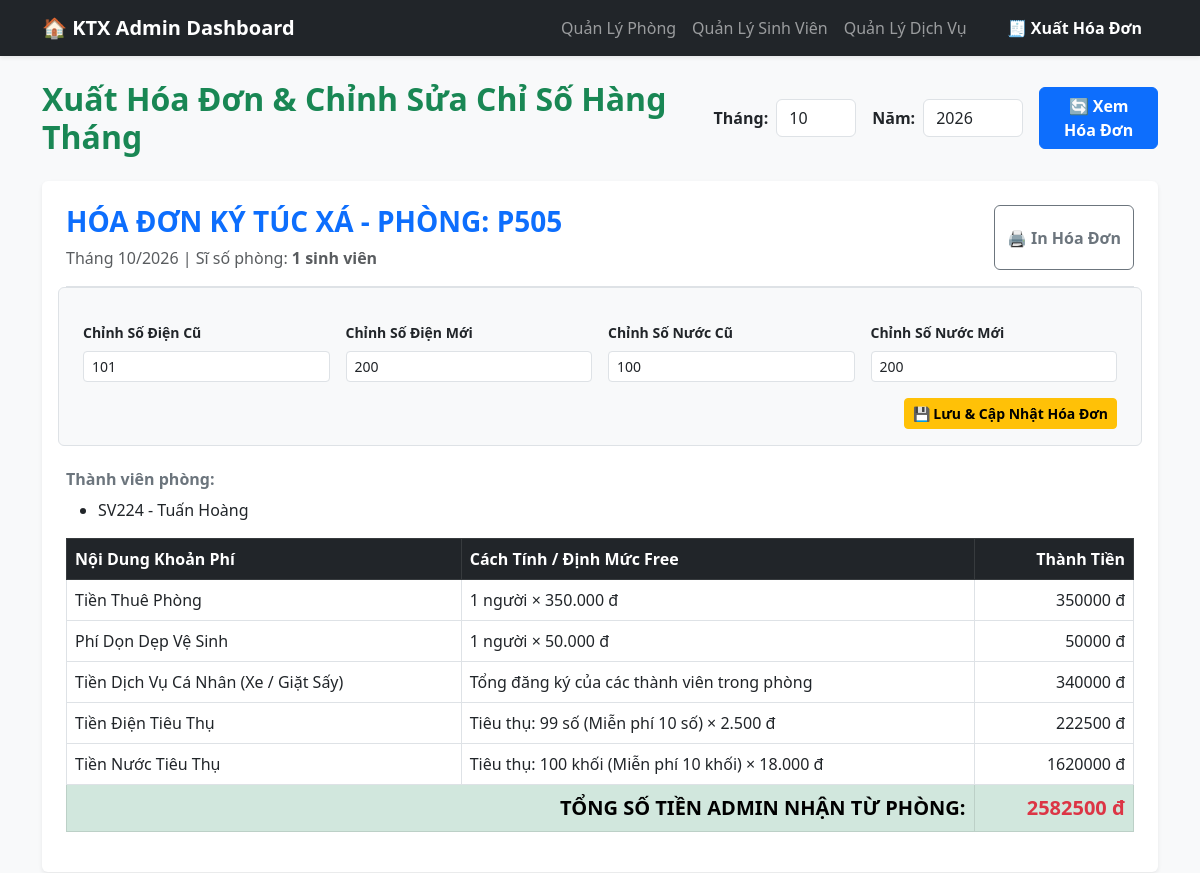
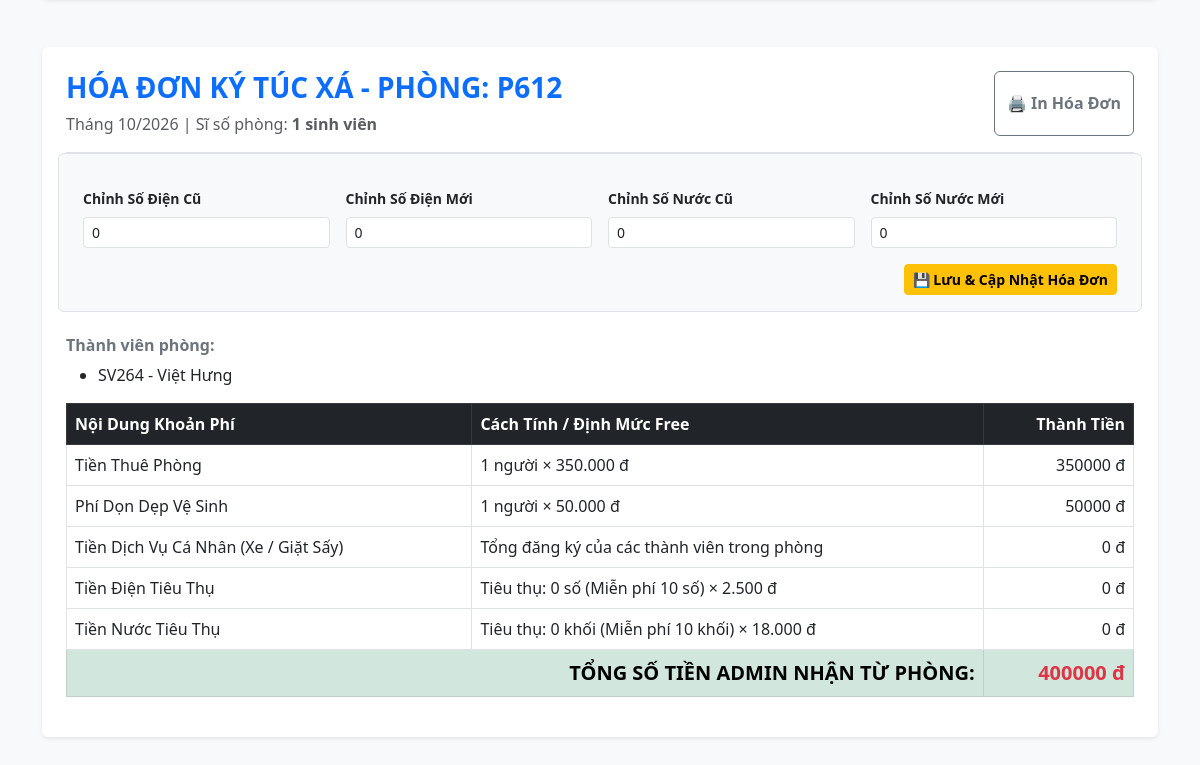
Before: /hoa-don with the older database file (2 pictures, top to bottom).
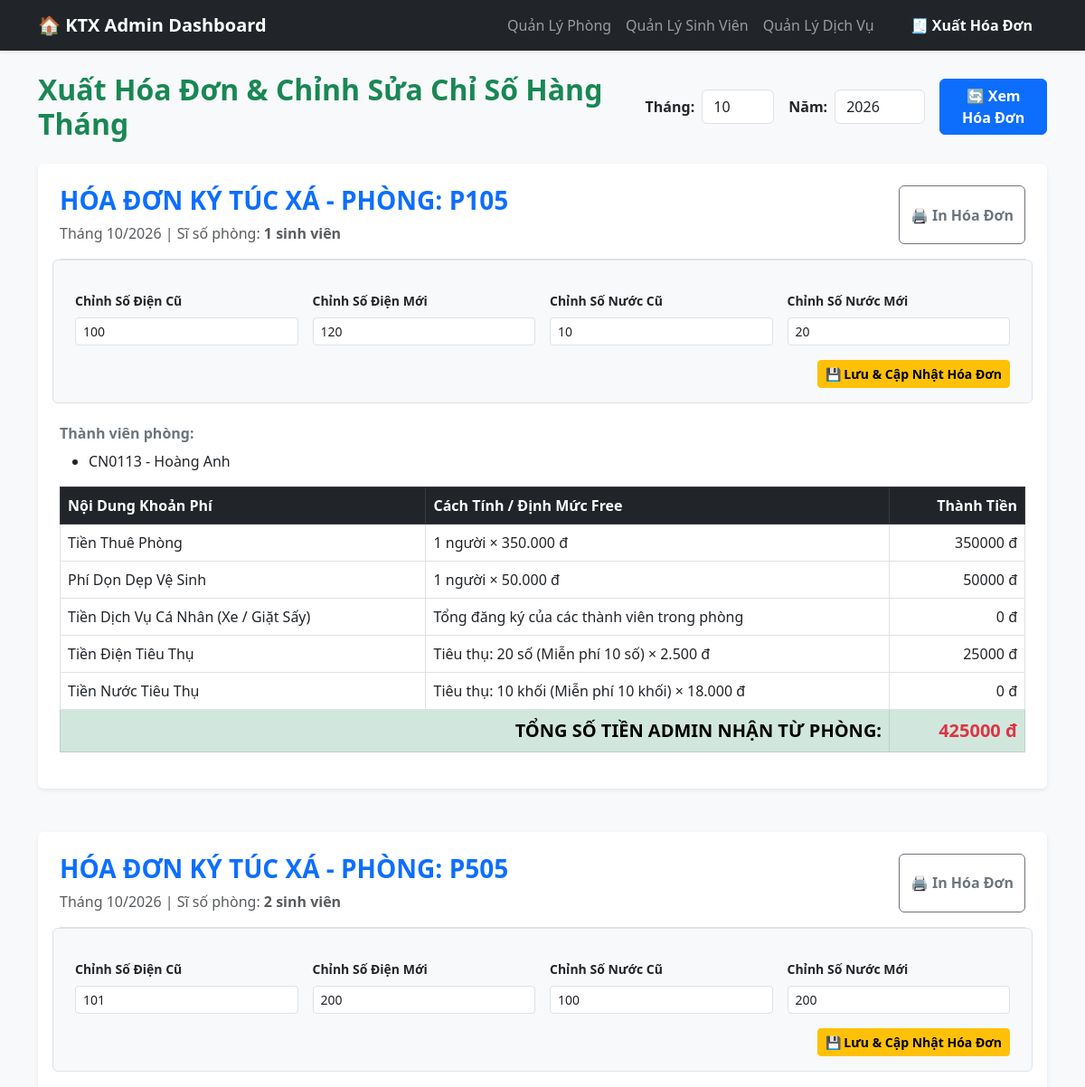
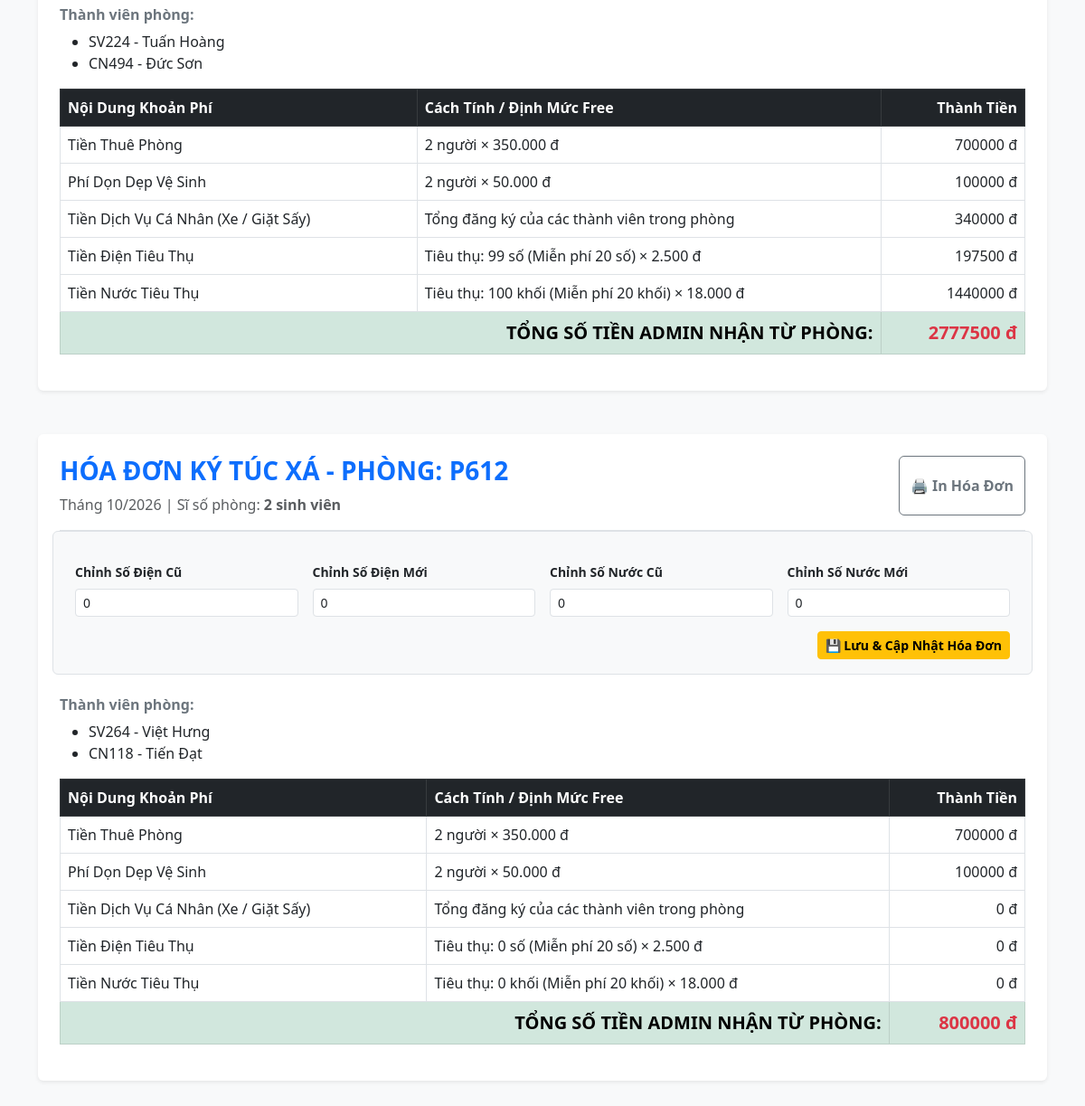
After: the same page with the newer database file (2 pictures, top to bottom).
### tables this page shows
CREATE TABLE Phong (
            SoPhong TEXT PRIMARY KEY,
            LoaiPhong TEXT,
            SoNguoiToiDa INTEGER NOT NULL DEFAULT 4
        );

CREATE TABLE ChiSoDienNuoc (
            ID INTEGER PRIMARY KEY AUTOINCREMENT,
            SoPhong TEXT NOT NULL,
            Thang INTEGER NOT NULL,
            Nam INTEGER NOT NULL,
            SoDienCu INTEGER NOT NULL DEFAULT 0,
            SoDienMoi INTEGER NOT NULL DEFAULT 0,
            SoNuocCu INTEGER NOT NULL DEFAULT 0,
            SoNuocMoi INTEGER NOT NULL DEFAULT 0,
            UNIQUE(SoPhong, Thang, Nam),
            FOREIGN KEY (SoPhong) REFERENCES Phong(SoPhong) ON DELETE CASCADE
        );

CREATE TABLE SinhVien (
            STT INTEGER PRIMARY KEY AUTOINCREMENT,
            MaSV TEXT UNIQUE NOT NULL,
            HoTen TEXT NOT NULL,
            MaLop TEXT NOT NULL,
            CCCD TEXT UNIQUE NOT NULL,
            SoPhong TEXT,
            FOREIGN KEY (SoPhong) REFERENCES Phong(SoPhong) ON DELETE SET NULL
        );

### app.py (the view, shortened to what this page needs)
@app.route('/hoa-don', methods=['GET', 'POST'])
def hoa_don():
    conn = get_db_connection()
    selected_thang = int(request.form.get('Thang', 10))
    selected_nam = int(request.form.get('Nam', 2026))
    phongs = conn.execute("SELECT SoPhong FROM Phong").fetchall()
    hoa_don_phongs = []
    for p in phongs:
        so_phong = p['SoPhong']
        thanh_viens = conn.execute("SELECT MaSV, HoTen FROM SinhVien WHERE SoPhong = ?", (so_phong,)).fetchall()
        so_thanh_vien = len(thanh_viens)
        if so_thanh_vien == 0:
            continue
        tien_phong = so_thanh_vien * 350000
        phi_ve_sinh = so_thanh_vien * 50000
        tien_dich_vu_ca_nhan = 0
        for tv in thanh_viens:
            res_dv = conn.execute("""
                SELECT SUM(DonGia) AS TotalDV FROM DangKyDichVu
                WHERE MaSV = ? AND Thang = ? AND Nam = ?
            """, (tv['MaSV'], selected_thang, selected_nam)).fetchone()
            if res_dv and res_dv['TotalDV']:
                tien_dich_vu_ca_nhan += res_dv['TotalDV']
        dn = conn.execute("""
            SELECT * FROM ChiSoDienNuoc
            WHERE SoPhong = ? AND Thang = ? AND Nam = ?
        """, (so_phong, selected_thang, selected_nam)).fetchone()
        so_dien_tieu_thu = 0
        tien_dien = 0
        so_nuoc_tieu_thu = 0
        tien_nuoc = 0
        if dn:
            so_dien_tieu_thu = max(0, dn['SoDienMoi'] - dn['SoDienCu'])
            mien_phi_dien = 10 * so_thanh_vien
            so_dien_tinh_tien = max(0, so_dien_tieu_thu - mien_phi_dien)
            tien_dien = so_dien_tinh_tien * 2500
            so_nuoc_tieu_thu = max(0, dn['SoNuocMoi'] - dn['SoNuocCu'])
            mien_phi_nuoc = 10 * so_thanh_vien
            so_nuoc_tinh_tien = max(0, so_nuoc_tieu_thu - mien_phi_nuoc)
            tien_nuoc = so_nuoc_tinh_tien * 18000
        tong_cong = tien_phong + phi_ve_sinh + tien_dich_vu_ca_nhan + tien_dien + tien_nuoc
        hoa_don_phongs.append({
            'SoPhong': so_phong,
            'SoThanhVien': so_thanh_vien,
            'ThanhViens': thanh_viens,
            'TienPhong': tien_phong,
            'PhiVeSinh': phi_ve_sinh,
            'TienDichVu': tien_dich_vu_ca_nhan,
            'SoDienTieuThu': so_dien_tieu_thu,
            'TienDien': tien_dien,
            'SoNuocTieuThu': so_nuoc_tieu_thu,
            'TienNuoc': tien_nuoc,
            'TongCong': tong_cong,
            'ChiSo': dn if dn else {'SoDienCu': 0, 'SoDienMoi': 0, 'SoNuocCu': 0, 'SoNuocMoi': 0}
        })
    conn.close()
    return render_template('hoa_don.html', hoa_don_phongs=hoa_don_phongs, thang=selected_thang, nam=selected_nam)

### app.py (called while the page is built)
def get_db_connection():
    conn = sqlite3.connect(DB_NAME)
    conn.row_factory = sqlite3.Row  # Giúp trả kết quả dạng dictionary giống pymysql
    return conn

### templates/hoa_don.html (shortened to what the changed rows need)
{% extends "base.html" %}
{% block content %}
<div class="d-flex justify-content-between align-items-center mb-4 no-print">
    <h2 class="text-success fw-bold mb-0">Xuất Hóa Đơn & Chỉnh Sửa Chỉ Số Hàng Tháng</h2>
</div>
{% for hd in hoa_don_phongs %}
<div class="card shadow-sm border-0 mb-5 p-4 bg-white">
    <div class="d-flex justify-content-between border-bottom pb-3 mb-3">
        <div>
            <h3 class="text-primary fw-bold">HÓA ĐƠN KÝ TÚC XÁ - PHÒNG: {{ hd.SoPhong }}</h3>
            <p class="text-muted mb-0">Tháng {{ thang }}/{{ nam }} | Sĩ số phòng: <strong>{{ hd.SoThanhVien }} sinh viên</strong></p>
        </div>
        <button onclick="window.print()" class="btn btn-outline-secondary no-print fw-bold">🖨️ In Hóa Đơn</button>
    </div>
    <form action="/hoa-don" method="POST" class="row g-3 bg-light p-3 rounded mb-4 no-print border">
        <div class="col-md-3">
            <label class="form-label small fw-bold">Chỉnh Số Điện Cũ</label>
            <input type="number" name="SoDienCu" value="{{ hd.ChiSo.SoDienCu }}" class="form-control form-control-sm" required>
        </div>
        <div class="col-md-3">
            <label class="form-label small fw-bold">Chỉnh Số Điện Mới</label>
            <input type="number" name="SoDienMoi" value="{{ hd.ChiSo.SoDienMoi }}" class="form-control form-control-sm" required>
        </div>
        <div class="col-md-3">
            <label class="form-label small fw-bold">Chỉnh Số Nước Cũ</label>
            <input type="number" name="SoNuocCu" value="{{ hd.ChiSo.SoNuocCu }}" class="form-control form-control-sm" required>
        </div>
        <div class="col-md-3">
            <label class="form-label small fw-bold">Chỉnh Số Nước Mới</label>
            <input type="number" name="SoNuocMoi" value="{{ hd.ChiSo.SoNuocMoi }}" class="form-control form-control-sm" required>
        </div>
        <div class="col-12 text-end">
            <button type="submit" name="CapNhatChiSo" value="1" class="btn btn-sm btn-warning fw-bold">💾 Lưu & Cập Nhật Hóa Đơn</button>
        </div>
    </form>
    <h6 class="fw-bold text-secondary">Thành viên phòng:</h6>
    <ul class="mb-3">
        {% for tv in hd.ThanhViens %}
        <li>{{ tv.MaSV }} - {{ tv.HoTen }}</li>
        {% endfor %}
    </ul>
    <table class="table table-bordered align-middle">
        <thead class="table-dark">
            <tr>
                <th>Nội Dung Khoản Phí</th>
                <th>Cách Tính / Định Mức Free</th>
                <th class="text-end">Thành Tiền</th>
            </tr>
        </thead>
        <tbody>
            <tr>
                <td>Tiền Thuê Phòng</td>
                <td>{{ hd.SoThanhVien }} người × 350.000 đ</td>
                <td class="text-end">{{ "%.0f"|format(hd.TienPhong) }} đ</td>
            </tr>
            <tr>
                <td>Phí Dọn Dẹp Vệ Sinh</td>
                <td>{{ hd.SoThanhVien }} người × 50.000 đ</td>
                <td class="text-end">{{ "%.0f"|format(hd.PhiVeSinh) }} đ</td>
            </tr>
            <tr>
                <td>Tiền Dịch Vụ Cá Nhân (Xe / Giặt Sấy)</td>
                <td>Tổng đăng ký của các thành viên trong phòng</td>
                <td class="text-end">{{ "%.0f"|format(hd.TienDichVu) }} đ</td>
            </tr>
            <tr>
                <td>Tiền Điện Tiêu Thụ</td>
                <td>Tiêu thụ: {{ hd.SoDienTieuThu }} số (Miễn phí {{ 10 * hd.SoThanhVien }} số) × 2.500 đ</td>
                <td class="text-end">{{ "%.0f"|format(hd.TienDien) }} đ</td>
            </tr>
            <tr>
                <td>Tiền Nước Tiêu Thụ</td>
                <td>Tiêu thụ: {{ hd.SoNuocTieuThu }} khối (Miễn phí {{ 10 * hd.SoThanhVien }} khối) × 18.000 đ</td>
                <td class="text-end">{{ "%.0f"|format(hd.TienNuoc) }} đ</td>
            </tr>
            <tr class="table-success fw-bold fs-5">
                <td colspan="2" class="text-end">TỔNG SỐ TIỀN ADMIN NHẬN TỪ PHÒNG:</td>
                <td class="text-end text-danger">{{ "%.0f"|format(hd.TongCong) }} đ</td>
            </tr>
        </tbody>
    </table>
</div>
{% endfor %}
{% endblock %}

Changed rows visible on the page:
now on this page (row unchanged): Phong: SoPhong "P105", thang "10", nam "2026", SoThanhVien "1", SoDienCu "100", SoDienMoi "120", SoNuocCu "10", SoNuocMoi "20", TienPhong "350000", PhiVeSinh "50000", TienDichVu "0", SoDienTieuThu "20", SoThanhVien "10", TienDien "25000", SoNuocTieuThu "10", TienNuoc "0", TongCong "425000"
added SinhVien: MaSV "CN0113", HoTen "Hoàng Anh", shown under "P105"
computed for Phong "P505": SoThanhVien "1" → "2"; TienPhong "350000" → "700000"; PhiVeSinh "50000" → "100000"; SoThanhVien "10" → "20"; TienDien "222500" → "197500"; TienNuoc "1620000" → "1440000"; TongCong "2582500" → "2777500"
added SinhVien: MaSV "CN494", HoTen "Đức Sơn", shown under Phong "P505"
computed for Phong "P612": SoThanhVien "1" → "2"; TienPhong "350000" → "700000"; PhiVeSinh "50000" → "100000"; SoThanhVien "10" → "20"; TongCong "400000" → "800000"
added SinhVien: MaSV "CN118", HoTen "Tiến Đạt", shown under Phong "P612"
